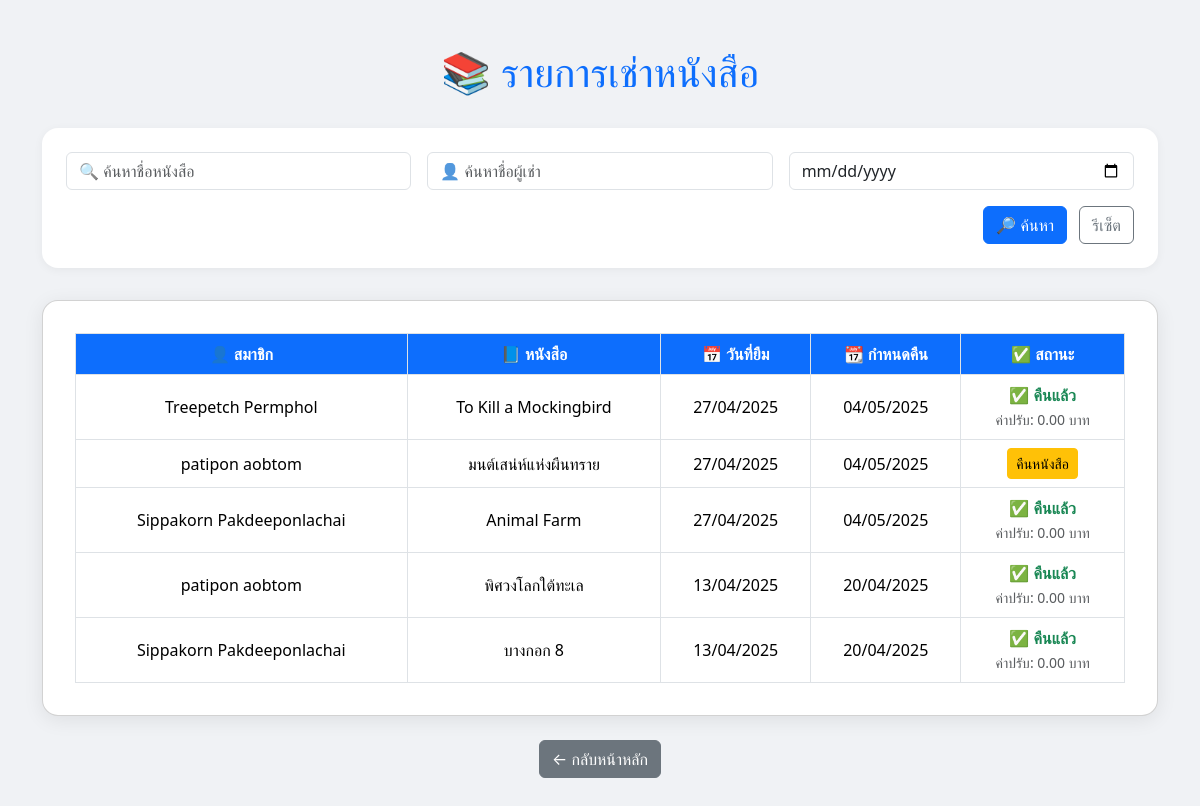
The page /rentals/ on the database its author committed.
### rental/models.py (models this page shows, shortened)
class Rental(models.Model):
    book = models.ForeignKey(Book, on_delete=models.CASCADE)
    member = models.ForeignKey(Member, on_delete=models.CASCADE)
    rent_date = models.DateField(default=timezone.now)
    due_date = models.DateField()
    return_date = models.DateField(null=True, blank=True)
    fine = models.DecimalField(max_digits=6, decimal_places=2, default=0)

class Member(models.Model):
    name = models.CharField(max_length=255)
    phone = models.CharField(max_length=20)
    email = models.EmailField()

class Book(models.Model):
    STATUS_CHOICES = [
        ('available', 'Available'),
        ('rented', 'Rented'),
        ('damaged', 'Damaged'),
        ('lost', 'Lost'),
    ]
    title = models.CharField(max_length=255)
    author = models.CharField(max_length=255)
    category = models.CharField(max_length=100)
    status = models.CharField(max_length=20, choices=STATUS_CHOICES, default='available')

### rental/views.py (the view)
# urls.py: path('rentals/', views.rental_list, name='rental_list'),
def rental_list(request):
    rentals = Rental.objects.all()
    book_query = request.GET.get('book')
    member_query = request.GET.get('member')
    rent_date_query = request.GET.get('rent_date')
    if book_query:
        rentals = rentals.filter(book__title__icontains=book_query)
    if member_query:
        rentals = rentals.filter(member__name__icontains=member_query)
    if rent_date_query:
        rentals = rentals.filter(rent_date=rent_date_query)
    rentals = rentals.order_by('-rent_date')
    return render(request, 'rental/rental_list.html', {'rentals': rentals})

### rental/templates/rental/rental_list.html (shortened to what this page needs)
<!DOCTYPE html>
<html>
<head>
  <link href="https://cdn.jsdelivr.net/npm/bootstrap@5.3.3/dist/css/bootstrap.min.css" rel="stylesheet">
</head>
<body class="container py-5">
  <h1>📚 รายการเช่าหนังสือ</h1>
  <div class="search-form">
    <form method="get" class="row g-3">
      <div class="col-md-4">
        <input type="text" name="book" class="form-control" placeholder="🔍 ค้นหาชื่อหนังสือ" value="{{ request.GET.book }}">
      </div>
      <div class="col-md-4">
        <input type="text" name="member" class="form-control" placeholder="👤 ค้นหาชื่อผู้เช่า" value="{{ request.GET.member }}">
      </div>
      <div class="col-md-4">
        <input type="date" name="rent_date" class="form-control" value="{{ request.GET.rent_date }}">
      </div>
      <div class="col-12 text-end">
        <button type="submit" class="btn btn-primary me-2">🔎 ค้นหา</button>
        <a href="{% url 'rental_list' %}" class="btn btn-outline-secondary">รีเซ็ต</a>
      </div>
    </form>
  </div>
  <div class="card">
    <table class="table table-hover table-bordered text-center align-middle mb-0">
      <thead>
        <tr>
          <th>👤 สมาชิก</th>
          <th>📘 หนังสือ</th>
          <th>📅 วันที่ยืม</th>
          <th>📆 กำหนดคืน</th>
          <th>✅ สถานะ</th>
        </tr>
      </thead>
      <tbody>
        {% for rental in rentals %}
          <tr>
            <td>{{ rental.member.name }}</td>
            <td>{{ rental.book.title }}</td>
            <td>{{ rental.rent_date|date:"d/m/Y" }}</td>
            <td>{{ rental.due_date|date:"d/m/Y" }}</td>
            <td>
              {% if not rental.return_date %}
                <a href="{% url 'return_book' rental.id %}" class="btn btn-sm btn-warning">คืนหนังสือ</a>
              {% else %}
                <span class="text-success fw-bold">✅ คืนแล้ว</span><br>
                <small class="text-muted">ค่าปรับ: {{ rental.fine }} บาท</small>
              {% endif %}
            </td>
          </tr>
        {% empty %}
          <tr>
            <td colspan="5" class="text-muted">ไม่มีข้อมูลการเช่า</td>
          </tr>
        {% endfor %}
      </tbody>
    </table>
  </div>
  <div class="text-center mt-4">
    <a href="{% url 'book_list' %}" class="btn btn-secondary">← กลับหน้าหลัก</a>
  </div>
</body>
</html>

### rental/templates/rental/rental_list.html (style rules this page uses)
body { background-color: #f0f2f5; }
h1 { text-align: center; color: #0d6efd; margin-bottom: 2rem; }
.table th { background-color: #0d6efd; color: white; }
.card { padding: 2rem; border-radius: 1rem; background-color: white; box-shadow: 0 4px 20px rgba(0, 0, 0, 0.08); }
.btn-primary { background-color: #0d6efd; border-color: #0d6efd; }
.btn-outline-secondary { border-color: #6c757d; }
.search-form { background-color: white; padding: 1.5rem; border-radius: 1rem; box-shadow: 0 2px 10px rgba(0, 0, 0, 0.05); margin-bottom: 2rem; }

### rows shown on the page
Rental: member.name "Treepetch Permphol", book "To Kill a Mockingbird", rent_date "27/04/2025", due_date "04/05/2025", fine "0.00"
Rental: member.name "patipon aobtom", book "มนต์เสน่ห์แห่งผืนทราย", rent_date "27/04/2025", due_date "04/05/2025", shows "คืนหนังสือ"
Rental: member.name "Sippakorn Pakdeeponlachai", book "Animal Farm", rent_date "27/04/2025", due_date "04/05/2025", fine "0.00"
Rental: member.name "patipon aobtom", book "พิศวงโลกใต้ทะเล", rent_date "13/04/2025", due_date "20/04/2025", fine "0.00"
Rental: member.name "Sippakorn Pakdeeponlachai", book "บางกอก 8", rent_date "13/04/2025", due_date "20/04/2025", fine "0.00"
